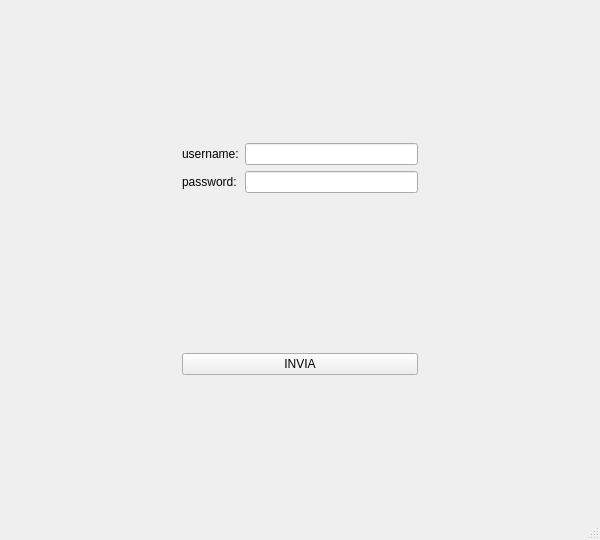
<?xml version="1.0" encoding="UTF-8"?>
<ui version="4.0">
 <class>MainWindow</class>
 <widget class="QMainWindow" name="MainWindow">
  <property name="geometry">
   <rect>
    <x>0</x>
    <y>0</y>
    <width>600</width>
    <height>540</height>
   </rect>
  </property>
  <property name="windowTitle">
   <string>MainWindow</string>
  </property>
  <widget class="QWidget" name="centralwidget">
   <layout class="QGridLayout" name="gridLayout">
    <item row="1" column="0">
     <spacer name="horizontalSpacer">
      <property name="orientation">
       <enum>Qt::Horizontal</enum>
      </property>
      <property name="sizeHint" stdset="0">
       <size>
        <width>40</width>
        <height>20</height>
       </size>
      </property>
     </spacer>
    </item>
    <item row="3" column="1">
     <widget class="QLabel" name="passwordLabel">
      <property name="text">
       <string>password:</string>
      </property>
     </widget>
    </item>
    <item row="0" column="2">
     <spacer name="verticalSpacer_2">
      <property name="orientation">
       <enum>Qt::Vertical</enum>
      </property>
      <property name="sizeHint" stdset="0">
       <size>
        <width>20</width>
        <height>40</height>
       </size>
      </property>
     </spacer>
    </item>
    <item row="3" column="2">
     <widget class="QLineEdit" name="passwordLine">
      <property name="echoMode">
       <enum>QLineEdit::Password</enum>
      </property>
     </widget>
    </item>
    <item row="1" column="3">
     <spacer name="horizontalSpacer_2">
      <property name="orientation">
       <enum>Qt::Horizontal</enum>
      </property>
      <property name="sizeHint" stdset="0">
       <size>
        <width>40</width>
        <height>20</height>
       </size>
      </property>
     </spacer>
    </item>
    <item row="1" column="1">
     <widget class="QLabel" name="usernameLabel">
      <property name="text">
       <string>username:</string>
      </property>
     </widget>
    </item>
    <item row="5" column="1">
     <spacer name="verticalSpacer">
      <property name="orientation">
       <enum>Qt::Vertical</enum>
      </property>
      <property name="sizeHint" stdset="0">
       <size>
        <width>20</width>
        <height>40</height>
       </size>
      </property>
     </spacer>
    </item>
    <item row="4" column="1" colspan="2">
     <widget class="QLabel" name="fallimentoLabel">
      <property name="font">
       <font>
        <weight>50</weight>
        <bold>false</bold>
        <underline>true</underline>
       </font>
      </property>
      <property name="text">
       <string/>
      </property>
     </widget>
    </item>
    <item row="6" column="1" colspan="2">
     <widget class="QPushButton" name="inviaButton">
      <property name="text">
       <string>INVIA</string>
      </property>
     </widget>
    </item>
    <item row="1" column="2">
     <widget class="QLineEdit" name="usernameLine"/>
    </item>
    <item row="3" column="3">
     <spacer name="horizontalSpacer_4">
      <property name="orientation">
       <enum>Qt::Horizontal</enum>
      </property>
      <property name="sizeHint" stdset="0">
       <size>
        <width>40</width>
        <height>20</height>
       </size>
      </property>
     </spacer>
    </item>
    <item row="3" column="0">
     <spacer name="horizontalSpacer_3">
      <property name="orientation">
       <enum>Qt::Horizontal</enum>
      </property>
      <property name="sizeHint" stdset="0">
       <size>
        <width>40</width>
        <height>20</height>
       </size>
      </property>
     </spacer>
    </item>
    <item row="7" column="1">
     <spacer name="verticalSpacer_3">
      <property name="orientation">
       <enum>Qt::Vertical</enum>
      </property>
      <property name="sizeHint" stdset="0">
       <size>
        <width>20</width>
        <height>40</height>
       </size>
      </property>
     </spacer>
    </item>
   </layout>
  </widget>
  <widget class="QMenuBar" name="menubar">
   <property name="geometry">
    <rect>
     <x>0</x>
     <y>0</y>
     <width>600</width>
     <height>25</height>
    </rect>
   </property>
  </widget>
  <widget class="QStatusBar" name="statusbar"/>
 </widget>
 <resources/>
 <connections/>
</ui>
